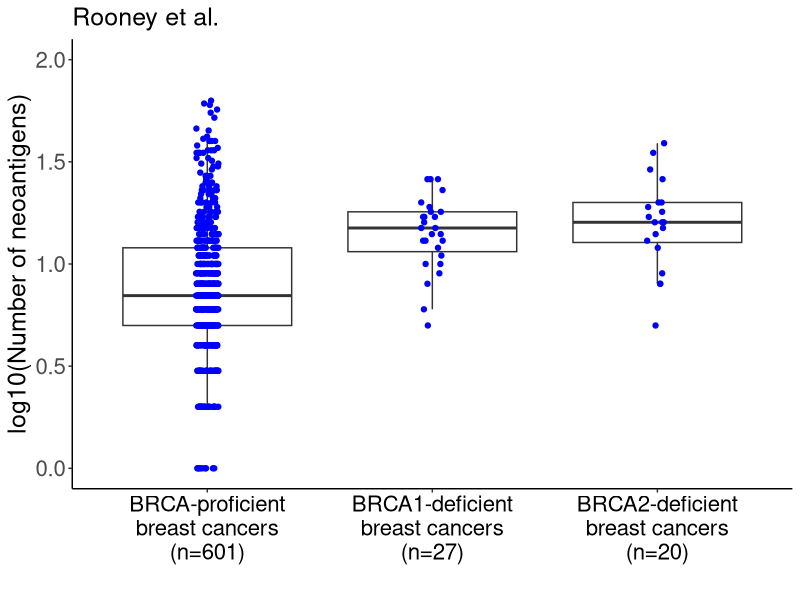

The R script that drew this image:
# Load packages
library(ggplot2)

# Set working directory
setwd("/Users/WIMM/Documents/BRCA_2018/Github/")

# Read file
df <- read.table("Data/TCGA_final.txt", header=TRUE, sep="\t", na.strings="NA", check.names=FALSE)

# Subset relevant columns
df <- df[ , c("BRCA_status", "Predicted.Neoantigens.Rooney")]

# Remove missing rows
df <- na.omit(df)

# Compute p-values
    # BRCA1-deficient vs. BRCA-proficient
    wilcox.test(Predicted.Neoantigens.Rooney ~ BRCA_status, data=subset(df, BRCA_status %in% c("BRCA-proficient", "BRCA1-deficient")))$p.value
    
    # BRCA2-deficient vs. BRCA-proficient
    wilcox.test(Predicted.Neoantigens.Rooney ~ BRCA_status, data=subset(df, BRCA_status %in% c("BRCA-proficient", "BRCA2-deficient")))$p.value
    
# Tabulate sample size per genotype
n.proficient <- length(df$BRCA_status[which(df$BRCA_status=="BRCA-proficient")])
n.brca1 <- length(df$BRCA_status[which(df$BRCA_status=="BRCA1-deficient")])
n.brca2 <- length(df$BRCA_status[which(df$BRCA_status=="BRCA2-deficient")])

# Boxplot
    # Definition
    data <- df
    x <- data$BRCA_status
    y <- log10(data$Predicted.Neoantigens.Rooney + 1)
    maintitle <- "Rooney et al."
    xtitle <- ""
    ytitle <- "log10(Number of neoantigens)"
    xlabels <- c(paste("BRCA-proficient\nbreast cancers\n(n=", n.proficient, ")", sep=""),
     paste("BRCA1-deficient\nbreast cancers\n(n=", n.brca1, ")", sep=""),
     paste("BRCA2-deficient\nbreast cancers\n(n=", n.brca2, ")", sep=""))
    ymin <- 0
    ymax <- ceiling(max(y))
    
    
    # Plot
    plot <- ggplot(data, aes(x=x, y=y)) +
        geom_boxplot(outlier.colour="white") +
        geom_jitter(height=0, width=0.05, color="blue") +
        ylim(ymin, ymax) +
        labs(title=maintitle, x=xtitle, y=ytitle) +
        scale_x_discrete(labels=xlabels) +
        theme(panel.grid.major=element_blank(),
              panel.grid.minor=element_blank(),
              panel.background=element_blank(),
              axis.line = element_line(colour="black"),
              axis.text=element_text(size=16),
              axis.title=element_text(size=18),
              axis.text.x=element_text(colour="black"),
              plot.title=element_text(size=18))

    # Sava plot
    ggsave("Figures/Supp Figure_4A.pdf", plot, width=8, height=8)
